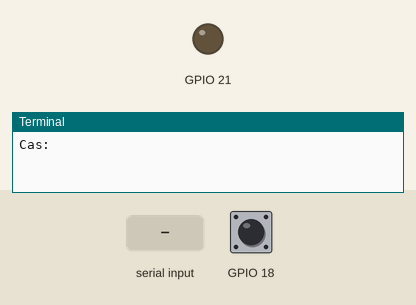
Recording of a program running on a simulated Raspberry Pi (BCM pin numbers). On the bench: output pins drawn as LEDs (lit = HIGH), the last lines printed to the terminal. The test bench sets the inputs (shaded band); at power-on: GPIO 18 HIGH.

Above: at 1.2 s.
1.3 s: "5" typed at the terminal, then Enter
2.8 s: GPIO 18 pulled LOW for 0.15 s
At 4.1 s:
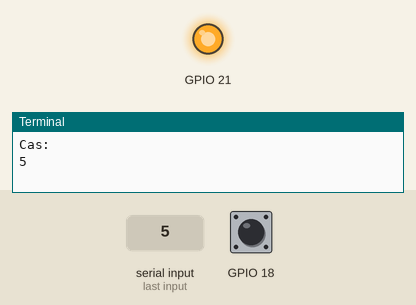
Timing chart, 0 to 9.4 s (numbered marks = the images above; inputs shaded):
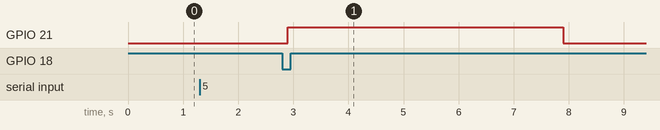

Measured:
- after the input at 2.8 s, GPIO 21: LOW → HIGH after 0.10 s, → LOW 5.0 s later

The program:

timeSwitch.py
```python
#!/usr/bin/env python3
# -*- coding: utf-8 -*-

import sys, os
import RPi.GPIO as GPIO
from time import sleep

GPIO.setmode(GPIO.BCM)
GPIO.setwarnings(False)
GPIO.setup(21, GPIO.OUT)
GPIO.setup(18, GPIO.IN, pull_up_down=GPIO.PUD_UP)

try:
    timeVariable = int(input('Cas: '))
except ValueError:
    print('Zadejte validní číslo')

try:
	while True:
		if GPIO.input(18):
			GPIO.output(21,GPIO.LOW)
		else:
			GPIO.output(21,GPIO.HIGH)
			sleep(timeVariable)
			GPIO.output(21,GPIO.LOW)

		sleep(0.2)

except KeyboardInterrupt:
	GPIO.cleanup()
```
